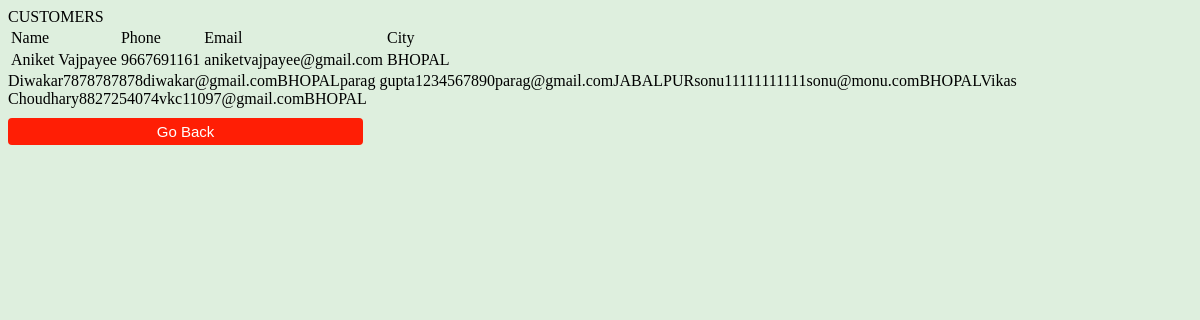
Screenshot of /admin/custview.php (signed in) with the database file from the repository.
### tables this page shows
CREATE TABLE `userinfo` (
  `username` varchar(200) NOT NULL,
  `password` varchar(200) NOT NULL,
  `pname` varchar(100) NOT NULL,
  `phno` varchar(15) NOT NULL,
  `eml` varchar(100) NOT NULL,
  `address` varchar(200) NOT NULL,
  `city` varchar(100) NOT NULL
);

### admin/custview.php (the view, shortened to what this page needs)
<?php
require '../dbconfig/config.php';
?>
<!DOCTYPE html>
<html>
<head>
	<link rel="stylesheet" type="text/css" href="../css/style2.css">
</head>
<body style="background-color: #deefde">
<?php
			$query="CALL `getuser`();";
					$query_run=mysqli_query($con,$query);
					if($query_run)
					{
					echo "CUSTOMERS";
							echo "<table>";
							echo "<tr><td>" . "Name" . "</td><td>" . "Phone" . "</td><td>" . "Email" . "</td><td>" . "City" . "</td></tr>";
					while($row = mysqli_fetch_array($query_run)){
					echo "<tr><td>" . $row['pname'] . "</td><td>" .$row['phno'] . "</td><td>" .$row['eml'] . "</td><td>" .$row['city'] . "</td></tr>";
					echo "</table>";
				}}
				else
					echo "the query was wrong ;)";
 ?>
 <br>
 <a href="index.php"><input type="button" id="back-button" value="Go Back" /></a>
	</body>
</html>

### css/style2.css (style rules this page uses)
a:link { text-decoration: none; }
#back-button { background-color: #ff1e05; margin-top: 10px; font-size: 15px; border-radius: 4px ; width: 30%; color: #ffffff; border: 0px solid ; padding: 5px ; margin-bottom: 10px; }

### rows the page displays
userinfo: pname "Aniket Vajpayee", phno "9667691161", eml "aniketvajpayee@gmail.com", city "BHOPAL"
userinfo: pname "Diwakar", phno "7878787878", eml "diwakar@gmail.com", city "BHOPAL"
userinfo: pname "parag gupta", phno "1234567890", eml "parag@gmail.com", city "JABALPUR"
userinfo: pname "sonu1", phno "1111111111", eml "sonu@monu.com", city "BHOPAL"
userinfo: pname "Vikas Choudhary", phno "8827254074", eml "vkc11097@gmail.com", city "BHOPAL"
